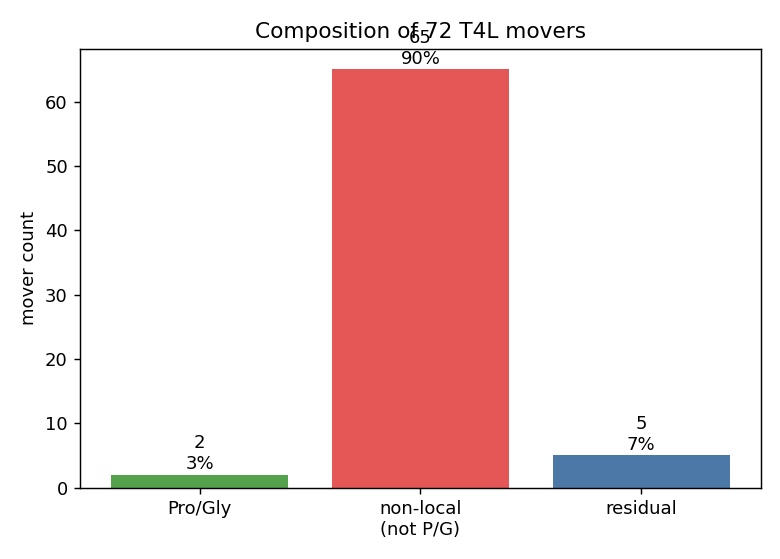

Write Python code to recreate this figure.
"""
proteinX mover-composition diagnostic.

Gate 2 showed a local predict-absolute-then-difference model can't retrieve the
movers. This asks WHY, and whether ANY local model could: of the observed
movers, how many are explained by causes a LOCAL model cannot or trivially can
handle --
  * Pro/Gly involvement  (textbook local effect; recovering it is not novelty)
  * non-local tertiary contact at the window (>15 seq apart, <8A Ca-Ca;
    a cause a LOCAL model cannot see by construction)

The decisive number is the RESIDUAL: movers that are NEITHER -> the only set the
v2 higher-order conditioned-combination thesis could own. Rates are compared to
NON-movers (a folded two-domain protein has tertiary contacts almost
everywhere, so absolute rates mislead; enrichment is what matters).
"""
import os
import numpy as np
from collections import Counter, defaultdict
from scipy.stats import fisher_exact
from feasibility_t4l import parse_ca, pick_t4l_chain, window_bend, PDB_DIR


def has_nonlocal(res, q, cutoff=8.0, seqsep=15):
    if q not in res:
        return False
    cq = res[q][1]
    return any(abs(j - q) > seqsep and np.linalg.norm(cq - cj) < cutoff
               for j, (_, cj) in res.items())


def window_nonlocal(res, r):
    return any(has_nonlocal(res, q) for q in range(r - 2, r + 3) if q in res)


def main():
    files = [f[:-4] for f in os.listdir(PDB_DIR) if f.endswith(".pdb")]
    structs = {}
    for pid in files:
        try:
            ch = pick_t4l_chain(parse_ca(os.path.join(PDB_DIR, f"{pid}.pdb")))
        except Exception:
            ch = None
        if ch:
            structs[pid] = ch

    counts = defaultdict(Counter)
    for res in structs.values():
        for rs, (aa, _) in res.items():
            counts[rs][aa] += 1
    consensus = {rs: c.most_common(1)[0][0] for rs, c in counts.items()
                 if sum(c.values()) >= 10}

    wt_ids, mut1 = [], []
    for pid, res in structs.items():
        m = tuple(sorted((rs, consensus[rs], aa) for rs, (aa, _) in res.items()
                         if rs in consensus and aa != consensus[rs]))
        if not m:
            wt_ids.append(pid)
        elif len(m) == 1:
            mut1.append((pid, m[0]))

    wt_med, wt_sig = {}, {}
    for s in range(min(consensus), max(consensus) - 4):
        vals = np.array([v for v in (window_bend(structs[p], s) for p in wt_ids)
                         if v is not None])
        if len(vals) >= 3:
            wt_med[s] = float(np.median(vals))
            wt_sig[s] = float(1.4826 * np.median(np.abs(vals - np.median(vals))))
    pooled = float(np.median([v for v in wt_sig.values() if v > 0]))

    rows = []
    for pid, (r, wtaa, mutaa) in mut1:
        s = r - 2
        if s not in wt_med:
            continue
        b = window_bend(structs[pid], s)
        if b is None:
            continue
        floor = wt_sig.get(s, pooled) or pooled
        delta = b - wt_med[s]
        rows.append(dict(
            pid=pid, r=r, wt=wtaa, mut=mutaa, delta=delta,
            mover=abs(delta) > 2 * floor,
            progly=(wtaa in "PG") or (mutaa in "PG"),
            nonlocal_win=window_nonlocal(structs[pid], r)))

    mv = [x for x in rows if x["mover"]]
    nm = [x for x in rows if not x["mover"]]

    def frac(group, key):
        return np.mean([x[key] for x in group]) if group else float("nan")

    def fisher(key):
        a = sum(x[key] for x in mv); b = len(mv) - a
        c = sum(x[key] for x in nm); d = len(nm) - c
        orr, p = fisher_exact([[a, b], [c, d]], alternative="greater")
        return a, c, orr, p

    print("=" * 66 + "\n  MOVER COMPOSITION DIAGNOSTIC (T4 lysozyme)\n" + "=" * 66)
    print(f"single-mutation windows: {len(rows)}   movers: {len(mv)}   "
          f"non-movers: {len(nm)}\n")
    for key, label in [("progly", "Pro/Gly created or destroyed"),
                       ("nonlocal_win", "non-local contact in window (<8A,>15 sep)")]:
        a, c, orr, p = fisher(key)
        print(f"{label}:")
        print(f"    movers     {a:3d}/{len(mv)} = {frac(mv,key):5.0%}")
        print(f"    non-movers {c:3d}/{len(nm)} = {frac(nm,key):5.0%}")
        print(f"    enrichment OR = {orr:.2f}   Fisher p(greater) = {p:.3g}\n")

    residual = [x for x in mv if not x["progly"] and not x["nonlocal_win"]]
    expl_pg = [x for x in mv if x["progly"]]
    expl_nl = [x for x in mv if x["nonlocal_win"] and not x["progly"]]
    print("-" * 66)
    print(f"MOVER BREAKDOWN ({len(mv)} total):")
    print(f"    Pro/Gly explained          : {len(expl_pg):3d} ({len(expl_pg)/len(mv):.0%})")
    print(f"    non-local (not Pro/Gly)    : {len(expl_nl):3d} ({len(expl_nl)/len(mv):.0%})")
    print(f"    RESIDUAL (neither)         : {len(residual):3d} ({len(residual)/len(mv):.0%})"
          "   <-- the only set v2's local higher-order thesis could own")
    print("-" * 66)
    if residual:
        print("residual movers (local, non-Pro/Gly, no detected non-local contact):")
        for x in sorted(residual, key=lambda z: -abs(z["delta"]))[:20]:
            print(f"    {x['pid']}  {x['wt']}{x['r']}{x['mut']}  "
                  f"delta={x['delta']:+.1f} deg")

    # interpretation
    print("\nREAD:")
    nl_or = fisher("nonlocal_win")[2]
    if len(residual) <= 0.15 * len(mv) or (nl_or > 2 and len(residual) < 15):
        print("  Movers are dominated by Pro/Gly + non-local contacts. The residual")
        print("  local-explainable set is too small to support the v2 contribution.")
        print("  -> Local-only premise is the binding constraint. (B) and per-cluster")
        print("     conditioning are unlikely to help; reconsider scope.")
    else:
        print("  A non-trivial residual of local, non-Pro/Gly movers exists -> there")
        print("  IS territory for a local higher-order model. (B) predict-delta-directly")
        print("  on this residual is worth a bounded try.")

    import matplotlib
    matplotlib.use("Agg")
    import matplotlib.pyplot as plt
    cats = ["Pro/Gly", "non-local\n(not P/G)", "residual"]
    mv_vals = [len(expl_pg), len(expl_nl), len(residual)]
    fig, ax = plt.subplots(figsize=(6, 4.3))
    ax.bar(cats, mv_vals, color=["#54A24B", "#E45756", "#4C78A8"])
    for i, v in enumerate(mv_vals):
        ax.text(i, v + 0.3, f"{v}\n{v/len(mv):.0%}", ha="center", va="bottom")
    ax.set_ylabel("mover count"); ax.set_title(f"Composition of {len(mv)} T4L movers")
    fig.tight_layout(); fig.savefig("mover_composition.png", dpi=130)
    print("\nplot -> mover_composition.png")


if __name__ == "__main__":
    main()
